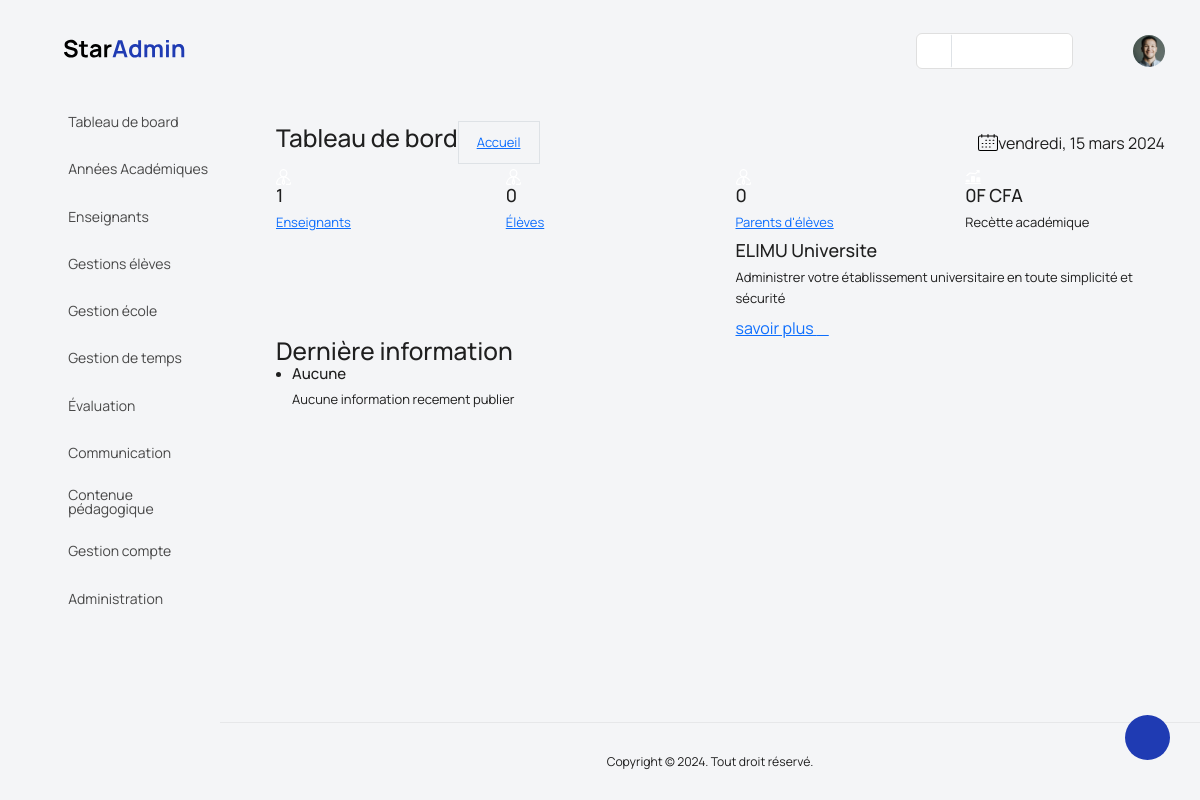
/ (signed in), run on an earlier commit of the app's database.
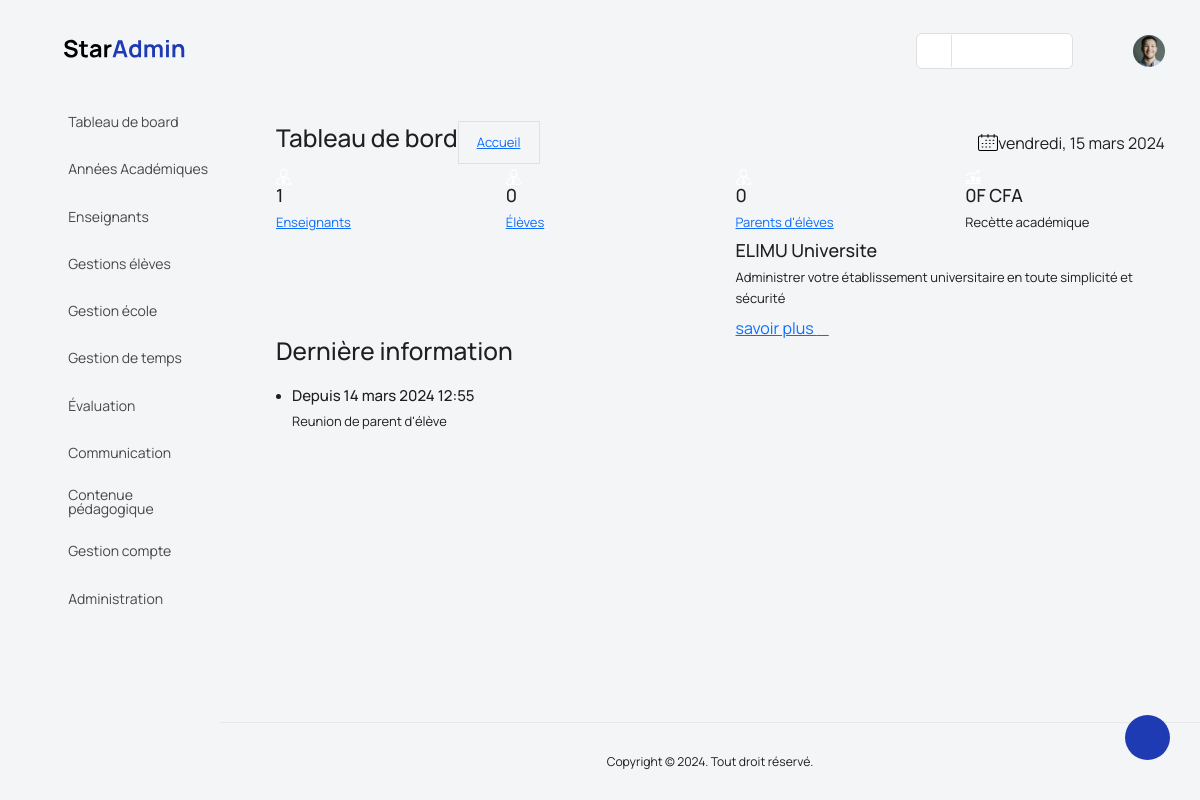
And on a later commit of the database.
### backend/models/communication.py (models this page shows, shortened)
class Information(models.Model):
    title = models.CharField(max_length=50)
    content = RichTextField(blank=True, null=True)
    file = models.FileField(upload_to='info_files', blank=True)
    status = models.BooleanField(default=True)
    school = models.ForeignKey(Etablishment, on_delete=models.CASCADE)
    created_at = models.DateTimeField(auto_now_add=True)
    updated_at = models.DateTimeField(auto_now=True)

### manager_dashboard/views/home_view.py (the view)
class ManagerIndexView(View):
    template_name = "manager_dashboard/index.html"
    def dispatch(self,request, *args, **kwargs):
        if not request.user.is_authenticated:
            return redirect('manager_dashboard:login')
        if request.user.is_manager or request.user.is_admin_school:
            return super().dispatch(request, *args, **kwargs)
        return redirect('manager_dashboard:logout')
    def get(self, request, *args, **kwargs):
        academic_year = AcademicYear.objects.filter(status=True, school=self.request.user.school).first()
        total_student = StudentClassroom.objects.filter(academic_year=academic_year, is_next=False).count()
        if academic_year is None:
            total_engagements = 0
        else:
            engagements = FinancialCommitment.objects.filter(academic_year=academic_year)
            total_engagements = engagements.aggregate(total=Sum('school_fees'))['total'] or 0
        count_parent = Parent.objects.filter(school=request.user.school).count()
        count_teacher = Teacher.objects.filter(school=request.user.school).count()
        information = Information.objects.filter(school=request.user.school).last()
        context = {
            'total_student':total_student,
            'total_engagements':total_engagements,
            'count_parent':count_parent,
            'count_teacher':count_teacher,
            'information':information
        }
        return render(request, template_name=self.template_name, context=context)

### manager_dashboard/templates/manager_dashboard/index.html (shortened to what the changed rows need)
{% extends './base.html' %}
{% load static %}
{% block content %}
    <div class="main_content_iner overly_inner ">
        <div class="container-fluid p-0 ">
            <div class="row ">
                <div class="col-xl-6">
                    <div class="white_card card_height_100 mb_30">
                        <div class="white_card_header">
                            <div class="box_header m-0">
                                <div class="header_more_tool">
                                    {% if information %}
                                        <div class="dropdown">
                                            <span class="dropdown-toggle" id="dropdownMenuButton" data-bs-toggle="dropdown">
                                                <i class="ti-more-alt"></i>
                                            </span>
                                        </div>
                                    {% endif %}
                                </div>
                            </div>
                        </div>
                        <div class="white_card_body">
                            <div class="Activity_timeline">
                                <ul>
                                    <li>
                                        <div class="timeLine_inner d-flex align-items-center">
                                            <div class="activity_wrap">
                                                {% if information %}
                                                    <h6> Depuis {{information.created_at}} </h6>
                                                    <p>{{information.title}}</p>
                                                {% else %}
                                                    <h6>Aucune</h6>
                                                    <p>Aucune information recement publier</p>
                                                {% endif %}
                                            </div>
                                        </div>
                                    </li>
                                </ul>
                            </div>
                        </div>
                    </div>
                </div>
            </div>
        </div>
    </div>
{% endblock content %}

What changed in the data, as far as the page shows it:
added Information: created_at "14 mars 2024 12:55", title "Reunion de parent d'élève"
Also different on the page:
text no longer shown: "Aucune Aucune information recement publier"
text now shown: "Depuis"
